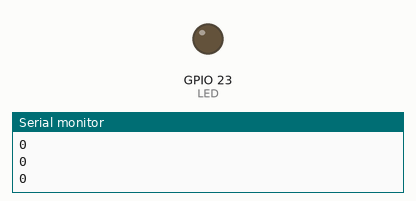
Recording of a program running on a simulated ESP32. On the bench: output pins drawn as LEDs (lit = HIGH), the last lines printed to the serial monitor.

Above: at 5.0 s.
At 15.0 s:
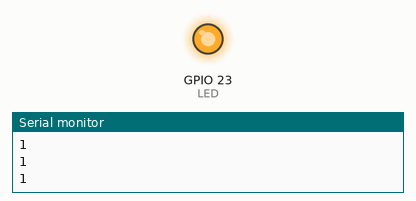
Timing chart, 0 to 26.0 s (numbered marks = the images above):
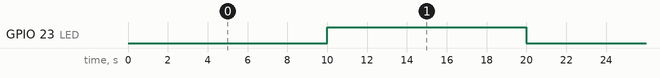

The program:

main.cpp
```cpp
#include <Arduino.h>

const int LED = 23;
unsigned long t;
unsigned long prew = 0; // ✅ виправлено тип
int LED_STATE = LOW;
unsigned long lastPrint = 0; // ✅ для Serial

void setup() {
  pinMode(LED, OUTPUT);
  Serial.begin(115200);
}

void loop() {
  t = millis();

  // Мигання кожні 10 секунд
  if (t - prew >= 10000) {
    LED_STATE = (LED_STATE == LOW) ? HIGH : LOW;
    digitalWrite(LED, LED_STATE);
    prew = t;
  }

  // Виводимо в термінал раз на секунду
  if (t - lastPrint >= 1000) {
    Serial.println(LED_STATE == LOW ? "0" : "1");
    lastPrint = t;
  }
}
```

Measured:
- by itself, GPIO 23 (LED): alternates HIGH for 10.0 s and LOW for 10.0 s
